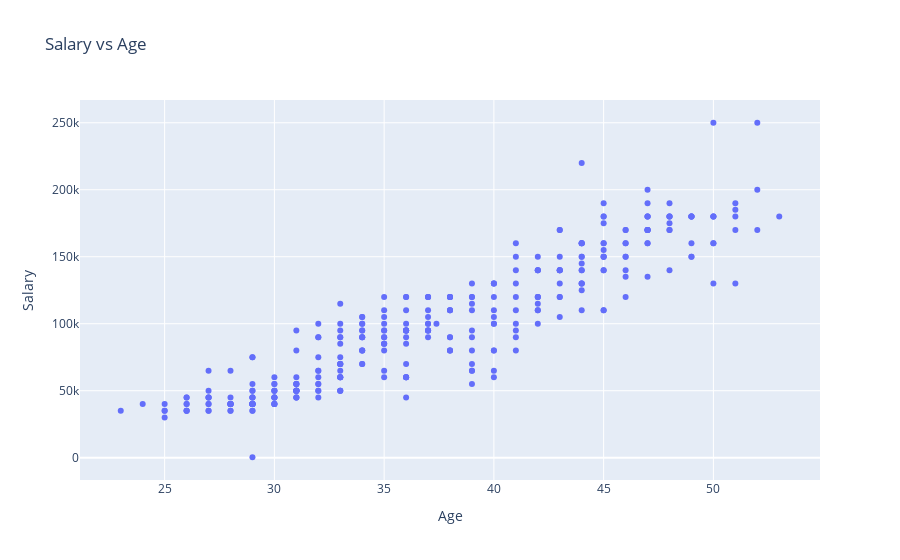
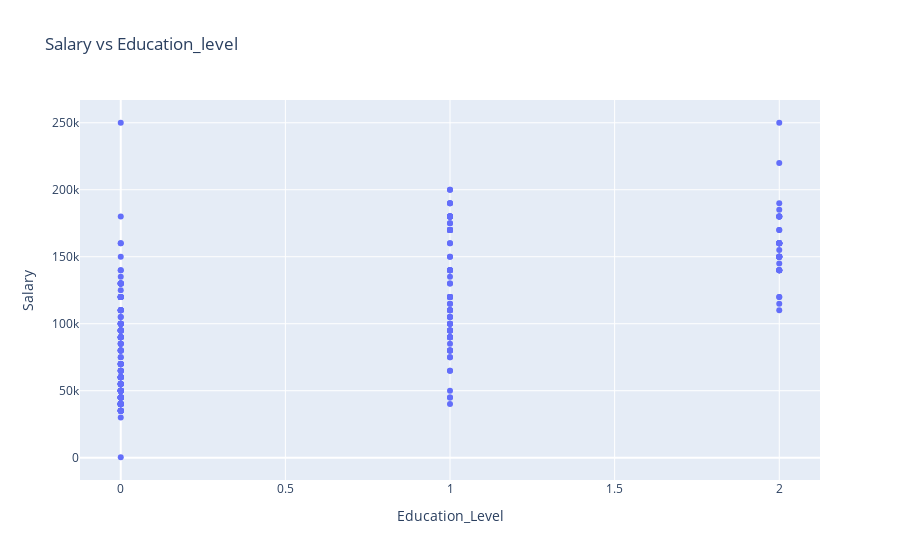
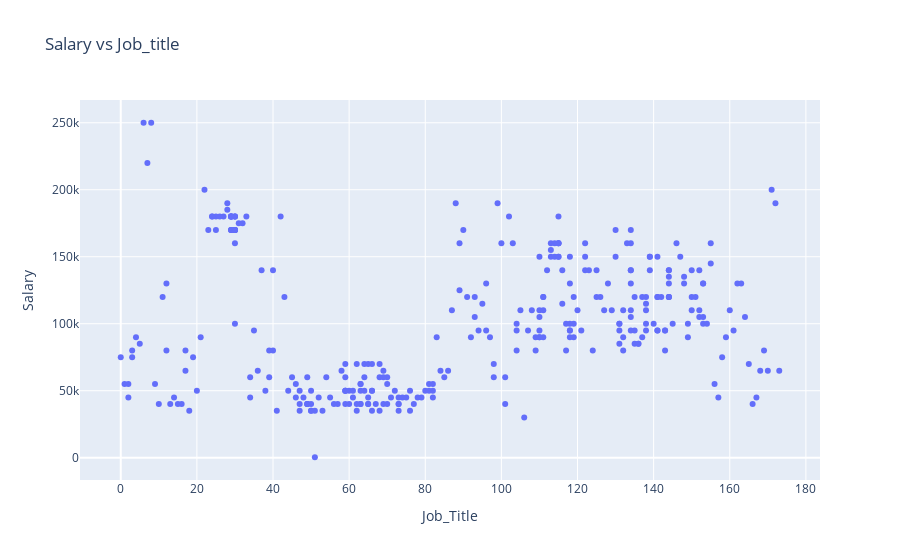
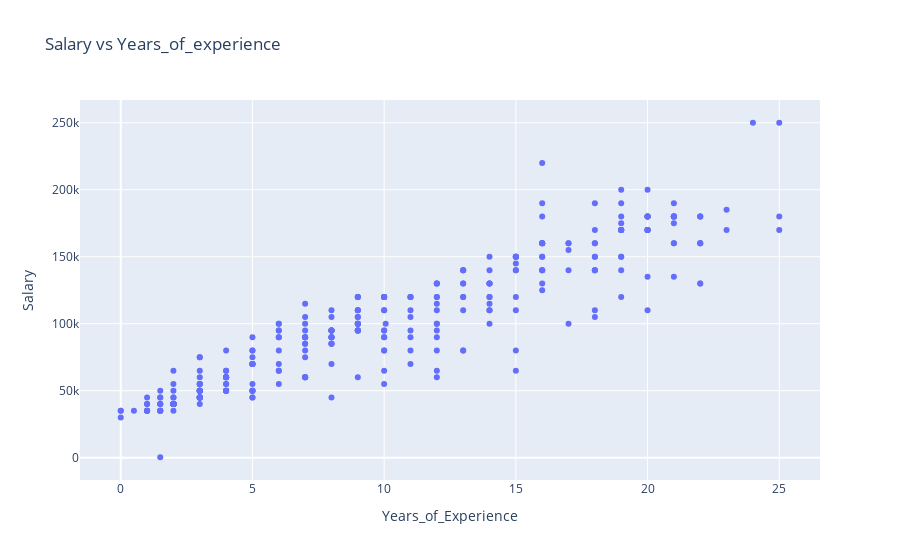

These figures' notebook cell, in order:
### Code cell
# Korelasyon grafikleri
columns = ['Age', 'Education_Level', 'Job_Title','Years_of_Experience']

for col in columns:
    fig = px.scatter(data, x=col, y='Salary', title=f'Salary vs {col.capitalize()}')
    fig.show()

### Figure 1 — Plotly figure (JSON) as saved in the notebook; plotly's stock layout.template omitted (floating-point values rounded to 4 significant figures; data arrays with more than 128 entries replaced by an {"elided": "..."} marker saying what was removed)
{"data": [{"hovertemplate": "Age=%{x}<br>Salary=%{y}<extra></extra>", "legendgroup": "", "marker": {"color": "#636efa", "symbol": "circle"}, "mode": "markers", "name": "", "orientation": "v", "showlegend": false, "type": "scatter", "x": {"elided": "325 float values"}, "xaxis": "x", "y": {"elided": "325 float values"}, "yaxis": "y"}], "layout": {"legend": {"tracegroupgap": 0}, "title": {"text": "Salary vs Age"}, "xaxis": {"anchor": "y", "domain": [0, 1], "title": {"text": "Age"}}, "yaxis": {"anchor": "x", "domain": [0, 1], "title": {"text": "Salary"}}}}

### Figure 2 — Plotly figure (JSON) as saved in the notebook; plotly's stock layout.template omitted (floating-point values rounded to 4 significant figures; data arrays with more than 128 entries replaced by an {"elided": "..."} marker saying what was removed)
{"data": [{"hovertemplate": "Education_Level=%{x}<br>Salary=%{y}<extra></extra>", "legendgroup": "", "marker": {"color": "#636efa", "symbol": "circle"}, "mode": "markers", "name": "", "orientation": "v", "showlegend": false, "type": "scatter", "x": {"elided": "325 int values"}, "xaxis": "x", "y": {"elided": "325 float values"}, "yaxis": "y"}], "layout": {"legend": {"tracegroupgap": 0}, "title": {"text": "Salary vs Education_level"}, "xaxis": {"anchor": "y", "domain": [0, 1], "title": {"text": "Education_Level"}}, "yaxis": {"anchor": "x", "domain": [0, 1], "title": {"text": "Salary"}}}}

### Figure 3 — Plotly figure (JSON) as saved in the notebook; plotly's stock layout.template omitted (floating-point values rounded to 4 significant figures; data arrays with more than 128 entries replaced by an {"elided": "..."} marker saying what was removed)
{"data": [{"hovertemplate": "Job_Title=%{x}<br>Salary=%{y}<extra></extra>", "legendgroup": "", "marker": {"color": "#636efa", "symbol": "circle"}, "mode": "markers", "name": "", "orientation": "v", "showlegend": false, "type": "scatter", "x": {"elided": "325 int values"}, "xaxis": "x", "y": {"elided": "325 float values"}, "yaxis": "y"}], "layout": {"legend": {"tracegroupgap": 0}, "title": {"text": "Salary vs Job_title"}, "xaxis": {"anchor": "y", "domain": [0, 1], "title": {"text": "Job_Title"}}, "yaxis": {"anchor": "x", "domain": [0, 1], "title": {"text": "Salary"}}}}

### Figure 4 — Plotly figure (JSON) as saved in the notebook; plotly's stock layout.template omitted (floating-point values rounded to 4 significant figures; data arrays with more than 128 entries replaced by an {"elided": "..."} marker saying what was removed)
{"data": [{"hovertemplate": "Years_of_Experience=%{x}<br>Salary=%{y}<extra></extra>", "legendgroup": "", "marker": {"color": "#636efa", "symbol": "circle"}, "mode": "markers", "name": "", "orientation": "v", "showlegend": false, "type": "scatter", "x": {"elided": "325 float values"}, "xaxis": "x", "y": {"elided": "325 float values"}, "yaxis": "y"}], "layout": {"legend": {"tracegroupgap": 0}, "title": {"text": "Salary vs Years_of_experience"}, "xaxis": {"anchor": "y", "domain": [0, 1], "title": {"text": "Years_of_Experience"}}, "yaxis": {"anchor": "x", "domain": [0, 1], "title": {"text": "Salary"}}}}
